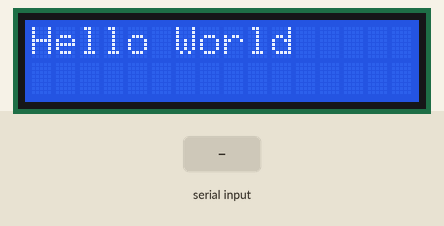
Recording of a sketch running on a simulated Arduino Uno, built with avr-gcc and run on an emulated ATmega328P. Parts: 16×2 character LCD. The test bench sets the inputs (shaded band).

Above: at 1.2 s.
1.3 s: byte 90 received over Serial
At 2.3 s:
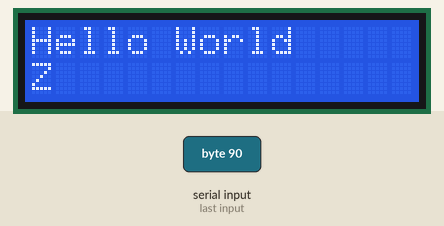
2.8 s: byte 120 received over Serial
At 3.5 s:
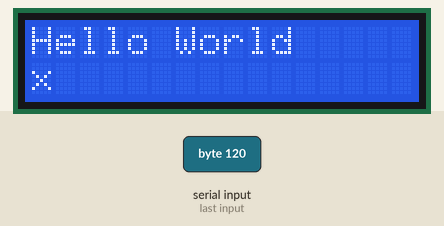
Timing chart, 0 to 5.8 s (numbered marks = the images above; inputs shaded):
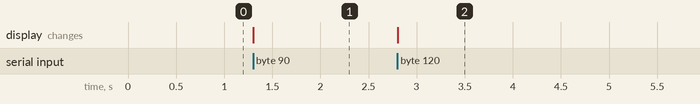

Measured:
- after the input at 1.3 s, the display: changes at once (image 1)
- after the input at 2.8 s, the display: changes at once (image 2)

The sketch:

lytt.ino
```cpp
/*
  SerialPassthrough sketch

  Some boards, like the Arduino 101, the MKR1000, Zero, or the Micro, have one
  hardware serial port attached to Digital pins 0-1, and a separate USB serial
  port attached to the IDE Serial Monitor. This means that the "serial
  passthrough" which is possible with the Arduino UNO (commonly used to interact
  with devices/shields that require configuration via serial AT commands) will
  not work by default.

  This sketch allows you to emulate the serial passthrough behaviour. Any text
  you type in the IDE Serial monitor will be written out to the serial port on
  Digital pins 0 and 1, and vice-versa.

  On the 101, MKR1000, Zero, and Micro, "Serial" refers to the USB Serial port
  attached to the Serial Monitor, and "Serial1" refers to the hardware serial
  port attached to pins 0 and 1. This sketch will emulate Serial passthrough
  using those two Serial ports on the boards mentioned above, but you can change
  these names to connect any two serial ports on a board that has multiple ports.

  created 23 May 2016
  by Erik Nyquist
*/
#include <LiquidCrystal.h>
LiquidCrystal lcd(7,6,5,4,3,2);

int Status=0; // reset or not
int Count=0;
char serial_str; // store serial data

void setup() {
  Serial.begin(115200);
    lcd.begin(16, 2); // initialize 16x2 lccd
    lcd.print("Hello World");
}

void loop() {
  if (Serial.available()) {  // If anything comes in Serial (USB)
    if (Status==0) {
      lcd.print("                      ");
      Status=1;
      lcd.setCursor(0,1); // (column, row)
    }
    serial_str = Serial.read();   // read it and send it out Serial1 (pins 0 & 1)
    if((serial_str>=32 && serial_str <=126)) { // only print readable characters (space to ~) in ascii
      //Serial.write(serial_str);
      lcd.print(serial_str);
    }
 } else {
    lcd.setCursor(0, 1);
    Status=0;
 }
    delay(1);
}
```
